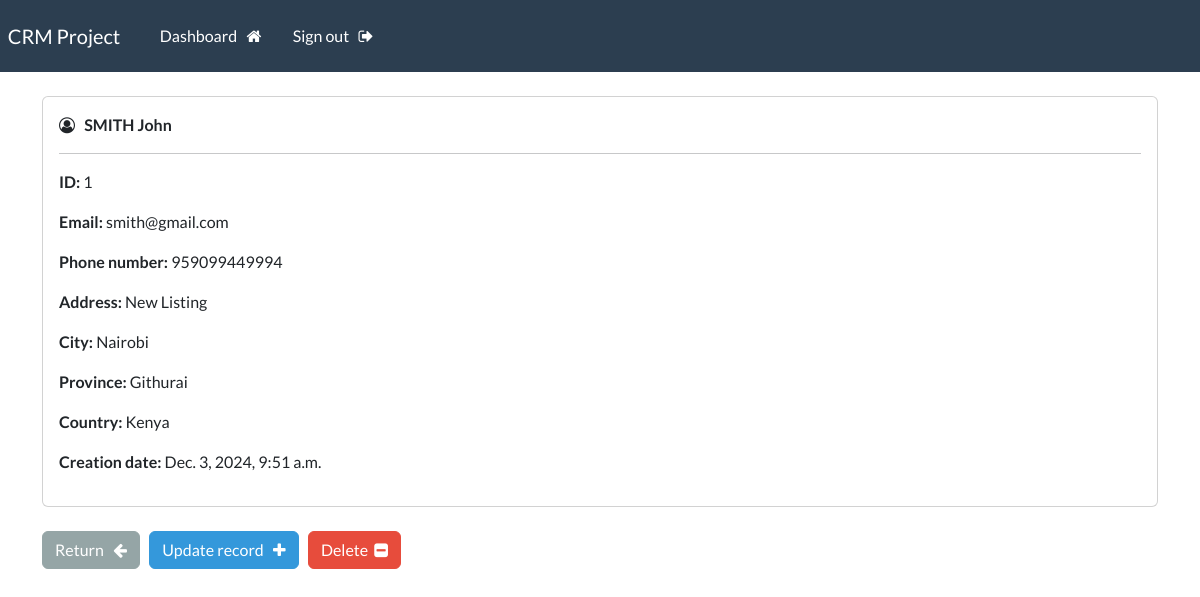
The app's page /view_record/1/ (signed in), older data.
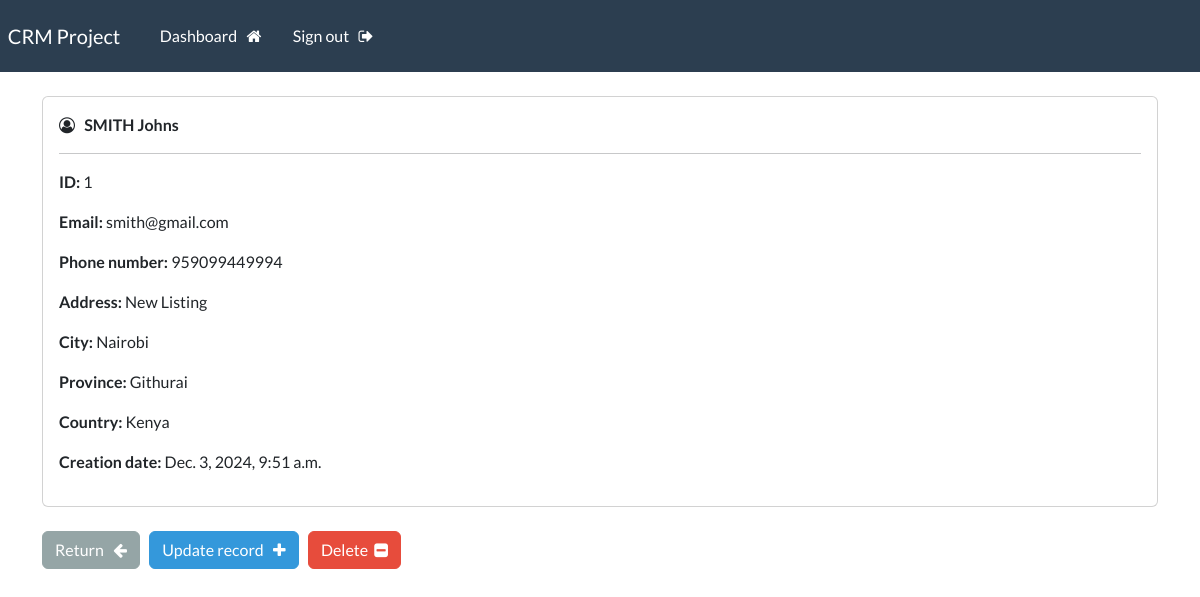
The same page, newer data.
### crmApp/models.py (models this page shows, shortened)
class Record(models.Model):
    creation_date = models.DateTimeField(auto_now_add=True)
    first_name = models.CharField(max_length=100)
    last_name = models.CharField(max_length=100)
    email = models.CharField(max_length=255)
    phone = models.CharField(max_length=20)
    address = models.CharField(max_length=300)
    city = models.CharField(max_length=255)
    province = models.CharField(max_length=200)
    country = models.CharField(max_length=125)

### crmApp/views.py (the view)
# urls.py: path('view_record/<int:pk>/', view_record, name='view_record' ),
@login_required(login_url=login)
def view_record(request, pk):
      record = Record.objects.get(id=pk)
      context = {'record':record}
      return render(request, 'crmApp/view.html', context=context)

### crmApp/templates/crmApp/view.html (shortened to what this page needs)
{% extends "crmApp/base.html" %}
{% block content %}
    <div class="card">
        <div class="card-body">
            <i class="fa fa-user-circle-o" aria-hidden="true"></i> &nbsp;
            <strong>
                {{record.last_name|upper}}
                {{record.first_name}}
            </strong>
            <hr>
            <p> <strong> ID: </strong> {{record.id}} </p>
            <p> <strong> Email: </strong> {{record.email}} </p>
            <p> <strong> Phone number: </strong> {{record.phone}} </p>
            <p> <strong> Address: </strong> {{record.address}} </p>
            <p> <strong> City: </strong> {{record.city}} </p>
            <p> <strong> Province: </strong> {{record.province}} </p>
            <p> <strong> Country: </strong> {{record.country}} </p>
            <p> <strong> Creation date: </strong> {{record.creation_date}} </p>
        </div>
    </div>
    <br>
    <a href="{% url 'dashboard' %}" class="btn btn-secondary"> Return &nbsp; <i class="fa fa-arrow-left" aria-hidden="true"></i> </a>
    <a href="{% url 'update_record' record.id %}" class="btn btn-info"> Update record &nbsp; <i class="fa fa-plus" aria-hidden="true"></i> </a>
     <a href="{% url 'delete_record' record.id %}" class="btn btn-danger"> Delete &nbsp;<i class="fa fa-minus-square" aria-hidden="true"></i> </a>
{% endblock %}

Row changes from the older to the newer data that the page shows:
changed Record "SMITH": first_name "John" → "Johns"
